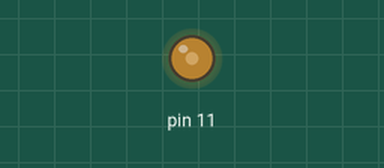
This sketch was run on a simulated Arduino Uno, built with avr-gcc and run on an emulated ATmega328P. On the bench: output pins drawn as LEDs (lit = HIGH).

Above: at 0.1 s.
Timing chart, 0 to 1.6 s (numbered marks = the images above):
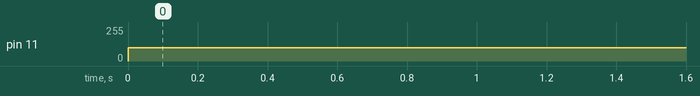

The sketch:

prog1_ex0301.ino
```cpp
void setup() {
  // put your setup code here, to run once:
pinMode(11,OUTPUT);
}

void loop() {
  // put your main code here, to run repeatedly:
analogWrite(11,100);
}
```

Measured:
- by itself, pin 11: 0/255 → 100/255 at 0.00 s
